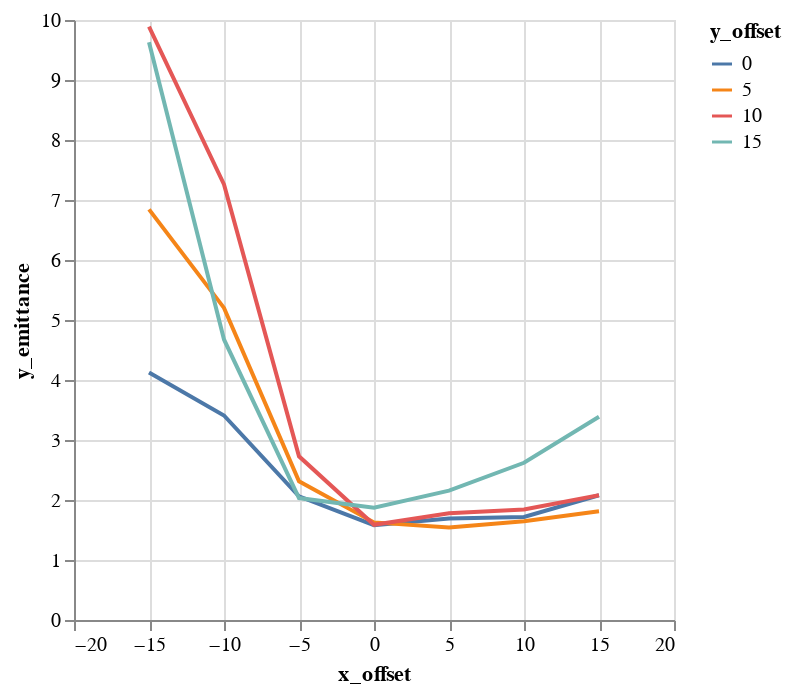

Notebook cell for this chart:
### Code cell
alt.Chart(emit_df).mark_line().encode(
    color='y_offset:N',
    x='x_offset',
    y='y_emittance',
)

### Figure 1 — Vega-Lite specification as saved in the notebook (floating-point values rounded to 4 significant figures)
{"$schema": "https://vega.github.io/schema/vega-lite/v1.2.1.json", "data": {"values": [{"losses": 162, "relbeta": 0.002308, "sourceID": 16777222, "sourceName": "x_-15_y_0", "x_emittance": 12.64, "x_emittance_rel": 7.794, "x_norm_emittance": 0.02916, "x_offset": -15, "y_emittance": 4.124, "y_emittance_rel": 2.623, "y_norm_emittance": 0.009518, "y_offset": 0}, {"losses": 150, "relbeta": 0.002307, "sourceID": 16777229, "sourceName": "x_-15_y_5", "x_emittance": 11.54, "x_emittance_rel": 7.246, "x_norm_emittance": 0.02663, "x_offset": -15, "y_emittance": 6.843, "y_emittance_rel": 4.294, "y_norm_emittance": 0.01578, "y_offset": 5}, {"losses": 158, "relbeta": 0.002309, "sourceID": 16777236, "sourceName": "x_-15_y_10", "x_emittance": 8.493, "x_emittance_rel": 5.252, "x_norm_emittance": 0.01961, "x_offset": -15, "y_emittance": 9.891, "y_emittance_rel": 6.195, "y_norm_emittance": 0.02283, "y_offset": 10}, {"losses": 138, "relbeta": 0.002305, "sourceID": 16777243, "sourceName": "x_-15_y_15", "x_emittance": 7.71, "x_emittance_rel": 4.614, "x_norm_emittance": 0.01777, "x_offset": -15, "y_emittance": 9.631, "y_emittance_rel": 5.795, "y_norm_emittance": 0.0222, "y_offset": 15}, {"losses": 2, "relbeta": 0.002309, "sourceID": 16777220, "sourceName": "x_-10_y_0", "x_emittance": 12.11, "x_emittance_rel": 7.605, "x_norm_emittance": 0.02795, "x_offset": -10, "y_emittance": 3.409, "y_emittance_rel": 2.195, "y_norm_emittance": 0.00787, "y_offset": 0}, {"losses": 1, "relbeta": 0.002308, "sourceID": 16777227, "sourceName": "x_-10_y_5", "x_emittance": 9.265, "x_emittance_rel": 5.744, "x_norm_emittance": 0.02138, "x_offset": -10, "y_emittance": 5.201, "y_emittance_rel": 3.292, "y_norm_emittance": 0.01201, "y_offset": 5}, {"losses": 3, "relbeta": 0.002309, "sourceID": 16777234, "sourceName": "x_-10_y_10", "x_emittance": 8.219, "x_emittance_rel": 5.529, "x_norm_emittance": 0.01897, "x_offset": -10, "y_emittance": 7.258, "y_emittance_rel": 4.359, "y_norm_emittance": 0.01676, "y_offset": 10}, {"losses": 0, "relbeta": 0.002309, "sourceID": 16777241, "sourceName": "x_-10_y_15", "x_emittance": 5.971, "x_emittance_rel": 4.119, "x_norm_emittance": 0.01379, "x_offset": -10, "y_emittance": 4.676, "y_emittance_rel": 2.861, "y_norm_emittance": 0.0108, "y_offset": 15}, {"losses": 0, "relbeta": 0.002308, "sourceID": 16777218, "sourceName": "x_-5_y_0", "x_emittance": 2.301, "x_emittance_rel": 1.373, "x_norm_emittance": 0.005313, "x_offset": -5, "y_emittance": 2.061, "y_emittance_rel": 1.2, "y_norm_emittance": 0.004758, "y_offset": 0}, {"losses": 0, "relbeta": 0.002309, "sourceID": 16777225, "sourceName": "x_-5_y_5", "x_emittance": 3.082, "x_emittance_rel": 2.023, "x_norm_emittance": 0.007115, "x_offset": -5, "y_emittance": 2.311, "y_emittance_rel": 1.422, "y_norm_emittance": 0.005335, "y_offset": 5}, {"losses": 0, "relbeta": 0.002308, "sourceID": 16777232, "sourceName": "x_-5_y_10", "x_emittance": 3.411, "x_emittance_rel": 2.257, "x_norm_emittance": 0.007873, "x_offset": -5, "y_emittance": 2.728, "y_emittance_rel": 1.765, "y_norm_emittance": 0.006298, "y_offset": 10}, {"losses": 0, "relbeta": 0.002309, "sourceID": 16777239, "sourceName": "x_-5_y_15", "x_emittance": 2.414, "x_emittance_rel": 1.427, "x_norm_emittance": 0.005572, "x_offset": -5, "y_emittance": 2.032, "y_emittance_rel": 1.35, "y_norm_emittance": 0.00469, "y_offset": 15}, {"losses": 0, "relbeta": 0.002309, "sourceID": 16777216, "sourceName": "x_0_y_0", "x_emittance": 1.746, "x_emittance_rel": 1.134, "x_norm_emittance": 0.004032, "x_offset": 0, "y_emittance": 1.58, "y_emittance_rel": 1.028, "y_norm_emittance": 0.003648, "y_offset": 0}, {"losses": 0, "relbeta": 0.002308, "sourceID": 16777223, "sourceName": "x_0_y_5", "x_emittance": 1.92, "x_emittance_rel": 1.246, "x_norm_emittance": 0.004431, "x_offset": 0, "y_emittance": 1.627, "y_emittance_rel": 1.06, "y_norm_emittance": 0.003756, "y_offset": 5}, {"losses": 0, "relbeta": 0.002308, "sourceID": 16777230, "sourceName": "x_0_y_10", "x_emittance": 1.538, "x_emittance_rel": 1.096, "x_norm_emittance": 0.00355, "x_offset": 0, "y_emittance": 1.587, "y_emittance_rel": 1.076, "y_norm_emittance": 0.003664, "y_offset": 10}, {"losses": 0, "relbeta": 0.002308, "sourceID": 16777237, "sourceName": "x_0_y_15", "x_emittance": 2.107, "x_emittance_rel": 1.191, "x_norm_emittance": 0.004863, "x_offset": 0, "y_emittance": 1.872, "y_emittance_rel": 1.161, "y_norm_emittance": 0.004322, "y_offset": 15}, {"losses": 0, "relbeta": 0.002308, "sourceID": 16777217, "sourceName": "x_5_y_0", "x_emittance": 1.635, "x_emittance_rel": 1.055, "x_norm_emittance": 0.003775, "x_offset": 5, "y_emittance": 1.69, "y_emittance_rel": 1.01, "y_norm_emittance": 0.003902, "y_offset": 0}, {"losses": 0, "relbeta": 0.002308, "sourceID": 16777224, "sourceName": "x_5_y_5", "x_emittance": 1.697, "x_emittance_rel": 1.059, "x_norm_emittance": 0.003917, "x_offset": 5, "y_emittance": 1.544, "y_emittance_rel": 1.048, "y_norm_emittance": 0.003564, "y_offset": 5}, {"losses": 0, "relbeta": 0.002308, "sourceID": 16777231, "sourceName": "x_5_y_10", "x_emittance": 1.61, "x_emittance_rel": 1.101, "x_norm_emittance": 0.003718, "x_offset": 5, "y_emittance": 1.778, "y_emittance_rel": 1.115, "y_norm_emittance": 0.004104, "y_offset": 10}, {"losses": 0, "relbeta": 0.002308, "sourceID": 16777238, "sourceName": "x_5_y_15", "x_emittance": 2.1, "x_emittance_rel": 1.314, "x_norm_emittance": 0.004847, "x_offset": 5, "y_emittance": 2.156, "y_emittance_rel": 1.37, "y_norm_emittance": 0.004977, "y_offset": 15}, {"losses": 0, "relbeta": 0.002308, "sourceID": 16777219, "sourceName": "x_10_y_0", "x_emittance": 1.843, "x_emittance_rel": 1.213, "x_norm_emittance": 0.004254, "x_offset": 10, "y_emittance": 1.718, "y_emittance_rel": 1.074, "y_norm_emittance": 0.003965, "y_offset": 0}, {"losses": 0, "relbeta": 0.002308, "sourceID": 16777226, "sourceName": "x_10_y_5", "x_emittance": 1.684, "x_emittance_rel": 1.163, "x_norm_emittance": 0.003887, "x_offset": 10, "y_emittance": 1.647, "y_emittance_rel": 1.093, "y_norm_emittance": 0.003802, "y_offset": 5}, {"losses": 0, "relbeta": 0.002309, "sourceID": 16777233, "sourceName": "x_10_y_10", "x_emittance": 2.015, "x_emittance_rel": 1.156, "x_norm_emittance": 0.004652, "x_offset": 10, "y_emittance": 1.843, "y_emittance_rel": 1.143, "y_norm_emittance": 0.004256, "y_offset": 10}, {"losses": 0, "relbeta": 0.002308, "sourceID": 16777240, "sourceName": "x_10_y_15", "x_emittance": 2.571, "x_emittance_rel": 1.634, "x_norm_emittance": 0.005935, "x_offset": 10, "y_emittance": 2.62, "y_emittance_rel": 1.733, "y_norm_emittance": 0.006048, "y_offset": 15}, {"losses": 0, "relbeta": 0.002309, "sourceID": 16777221, "sourceName": "x_15_y_0", "x_emittance": 3.497, "x_emittance_rel": 2.334, "x_norm_emittance": 0.008075, "x_offset": 15, "y_emittance": 2.079, "y_emittance_rel": 1.317, "y_norm_emittance": 0.004799, "y_offset": 0}, {"losses": 1, "relbeta": 0.002308, "sourceID": 16777228, "sourceName": "x_15_y_5", "x_emittance": 2.881, "x_emittance_rel": 1.833, "x_norm_emittance": 0.00665, "x_offset": 15, "y_emittance": 1.812, "y_emittance_rel": 1.22, "y_norm_emittance": 0.004183, "y_offset": 5}, {"losses": 0, "relbeta": 0.002309, "sourceID": 16777235, "sourceName": "x_15_y_10", "x_emittance": 2.789, "x_emittance_rel": 1.719, "x_norm_emittance": 0.006438, "x_offset": 15, "y_emittance": 2.079, "y_emittance_rel": 1.287, "y_norm_emittance": 0.0048, "y_offset": 10}, {"losses": 0, "relbeta": 0.002309, "sourceID": 16777242, "sourceName": "x_15_y_15", "x_emittance": 3.369, "x_emittance_rel": 2.224, "x_norm_emittance": 0.007777, "x_offset": 15, "y_emittance": 3.386, "y_emittance_rel": 2.133, "y_norm_emittance": 0.007817, "y_offset": 15}]}, "encoding": {"color": {"field": "y_offset", "type": "nominal"}, "x": {"field": "x_offset", "type": "quantitative"}, "y": {"field": "y_emittance", "type": "quantitative"}}, "mark": "line"}
